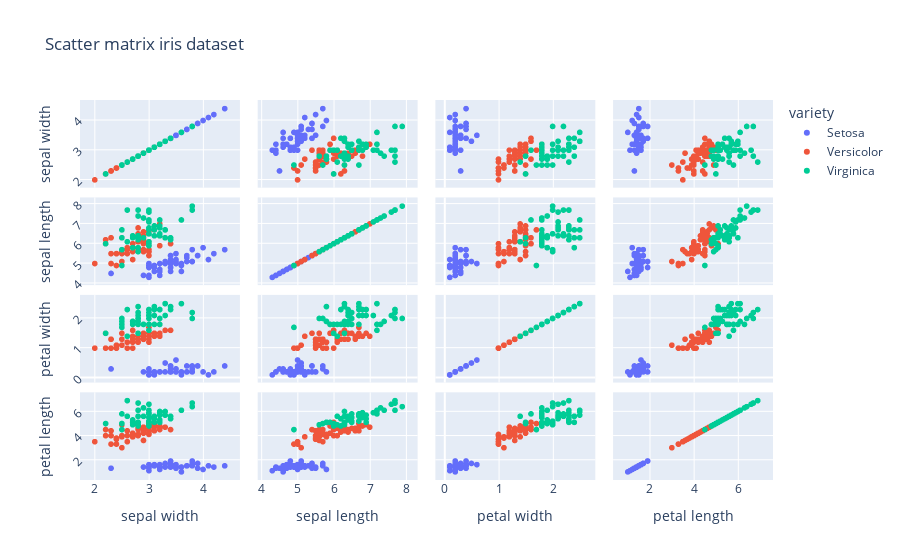

The notebook cell this image was saved under:
### Code cell
scattermatrix = px.scatter_matrix(iris,
                                  dimensions=["sepal.width", "sepal.length", "petal.width", "petal.length"], 
                                  color='variety', 
                                 title='Scatter matrix iris dataset',
                                 labels={col:col.replace('.',' ') for col in iris.columns})
scattermatrix.update_layout()
scattermatrix

### Figure 1 — Plotly figure (JSON) as saved in the notebook; plotly's stock layout.template omitted (floating-point values rounded to 4 significant figures)
{"data": [{"dimensions": [{"axis": {"matches": true}, "label": "sepal width", "values": [3.5, 3, 3.2, 3.1, 3.6, 3.9, 3.4, 3.4, 2.9, 3.1, 3.7, 3.4, 3, 3, 4, 4.4, 3.9, 3.5, 3.8, 3.8, 3.4, 3.7, 3.6, 3.3, 3.4, 3, 3.4, 3.5, 3.4, 3.2, 3.1, 3.4, 4.1, 4.2, 3.1, 3.2, 3.5, 3.6, 3, 3.4, 3.5, 2.3, 3.2, 3.5, 3.8, 3, 3.8, 3.2, 3.7, 3.3]}, {"axis": {"matches": true}, "label": "sepal length", "values": [5.1, 4.9, 4.7, 4.6, 5, 5.4, 4.6, 5, 4.4, 4.9, 5.4, 4.8, 4.8, 4.3, 5.8, 5.7, 5.4, 5.1, 5.7, 5.1, 5.4, 5.1, 4.6, 5.1, 4.8, 5, 5, 5.2, 5.2, 4.7, 4.8, 5.4, 5.2, 5.5, 4.9, 5, 5.5, 4.9, 4.4, 5.1, 5, 4.5, 4.4, 5, 5.1, 4.8, 5.1, 4.6, 5.3, 5]}, {"axis": {"matches": true}, "label": "petal width", "values": [0.2, 0.2, 0.2, 0.2, 0.2, 0.4, 0.3, 0.2, 0.2, 0.1, 0.2, 0.2, 0.1, 0.1, 0.2, 0.4, 0.4, 0.3, 0.3, 0.3, 0.2, 0.4, 0.2, 0.5, 0.2, 0.2, 0.4, 0.2, 0.2, 0.2, 0.2, 0.4, 0.1, 0.2, 0.2, 0.2, 0.2, 0.1, 0.2, 0.2, 0.3, 0.3, 0.2, 0.6, 0.4, 0.3, 0.2, 0.2, 0.2, 0.2]}, {"axis": {"matches": true}, "label": "petal length", "values": [1.4, 1.4, 1.3, 1.5, 1.4, 1.7, 1.4, 1.5, 1.4, 1.5, 1.5, 1.6, 1.4, 1.1, 1.2, 1.5, 1.3, 1.4, 1.7, 1.5, 1.7, 1.5, 1, 1.7, 1.9, 1.6, 1.6, 1.5, 1.4, 1.6, 1.6, 1.5, 1.5, 1.4, 1.5, 1.2, 1.3, 1.4, 1.3, 1.5, 1.3, 1.3, 1.3, 1.6, 1.9, 1.4, 1.6, 1.4, 1.5, 1.4]}], "hovertemplate": "variety=Setosa<br>%{xaxis.title.text}=%{x}<br>%{yaxis.title.text}=%{y}<extra></extra>", "legendgroup": "Setosa", "marker": {"color": "#636efa", "symbol": "circle"}, "name": "Setosa", "showlegend": true, "type": "splom"}, {"dimensions": [{"axis": {"matches": true}, "label": "sepal width", "values": [3.2, 3.2, 3.1, 2.3, 2.8, 2.8, 3.3, 2.4, 2.9, 2.7, 2, 3, 2.2, 2.9, 2.9, 3.1, 3, 2.7, 2.2, 2.5, 3.2, 2.8, 2.5, 2.8, 2.9, 3, 2.8, 3, 2.9, 2.6, 2.4, 2.4, 2.7, 2.7, 3, 3.4, 3.1, 2.3, 3, 2.5, 2.6, 3, 2.6, 2.3, 2.7, 3, 2.9, 2.9, 2.5, 2.8]}, {"axis": {"matches": true}, "label": "sepal length", "values": [7, 6.4, 6.9, 5.5, 6.5, 5.7, 6.3, 4.9, 6.6, 5.2, 5, 5.9, 6, 6.1, 5.6, 6.7, 5.6, 5.8, 6.2, 5.6, 5.9, 6.1, 6.3, 6.1, 6.4, 6.6, 6.8, 6.7, 6, 5.7, 5.5, 5.5, 5.8, 6, 5.4, 6, 6.7, 6.3, 5.6, 5.5, 5.5, 6.1, 5.8, 5, 5.6, 5.7, 5.7, 6.2, 5.1, 5.7]}, {"axis": {"matches": true}, "label": "petal width", "values": [1.4, 1.5, 1.5, 1.3, 1.5, 1.3, 1.6, 1, 1.3, 1.4, 1, 1.5, 1, 1.4, 1.3, 1.4, 1.5, 1, 1.5, 1.1, 1.8, 1.3, 1.5, 1.2, 1.3, 1.4, 1.4, 1.7, 1.5, 1, 1.1, 1, 1.2, 1.6, 1.5, 1.6, 1.5, 1.3, 1.3, 1.3, 1.2, 1.4, 1.2, 1, 1.3, 1.2, 1.3, 1.3, 1.1, 1.3]}, {"axis": {"matches": true}, "label": "petal length", "values": [4.7, 4.5, 4.9, 4, 4.6, 4.5, 4.7, 3.3, 4.6, 3.9, 3.5, 4.2, 4, 4.7, 3.6, 4.4, 4.5, 4.1, 4.5, 3.9, 4.8, 4, 4.9, 4.7, 4.3, 4.4, 4.8, 5, 4.5, 3.5, 3.8, 3.7, 3.9, 5.1, 4.5, 4.5, 4.7, 4.4, 4.1, 4, 4.4, 4.6, 4, 3.3, 4.2, 4.2, 4.2, 4.3, 3, 4.1]}], "hovertemplate": "variety=Versicolor<br>%{xaxis.title.text}=%{x}<br>%{yaxis.title.text}=%{y}<extra></extra>", "legendgroup": "Versicolor", "marker": {"color": "#EF553B", "symbol": "circle"}, "name": "Versicolor", "showlegend": true, "type": "splom"}, {"dimensions": [{"axis": {"matches": true}, "label": "sepal width", "values": [3.3, 2.7, 3, 2.9, 3, 3, 2.5, 2.9, 2.5, 3.6, 3.2, 2.7, 3, 2.5, 2.8, 3.2, 3, 3.8, 2.6, 2.2, 3.2, 2.8, 2.8, 2.7, 3.3, 3.2, 2.8, 3, 2.8, 3, 2.8, 3.8, 2.8, 2.8, 2.6, 3, 3.4, 3.1, 3, 3.1, 3.1, 3.1, 2.7, 3.2, 3.3, 3, 2.5, 3, 3.4, 3]}, {"axis": {"matches": true}, "label": "sepal length", "values": [6.3, 5.8, 7.1, 6.3, 6.5, 7.6, 4.9, 7.3, 6.7, 7.2, 6.5, 6.4, 6.8, 5.7, 5.8, 6.4, 6.5, 7.7, 7.7, 6, 6.9, 5.6, 7.7, 6.3, 6.7, 7.2, 6.2, 6.1, 6.4, 7.2, 7.4, 7.9, 6.4, 6.3, 6.1, 7.7, 6.3, 6.4, 6, 6.9, 6.7, 6.9, 5.8, 6.8, 6.7, 6.7, 6.3, 6.5, 6.2, 5.9]}, {"axis": {"matches": true}, "label": "petal width", "values": [2.5, 1.9, 2.1, 1.8, 2.2, 2.1, 1.7, 1.8, 1.8, 2.5, 2, 1.9, 2.1, 2, 2.4, 2.3, 1.8, 2.2, 2.3, 1.5, 2.3, 2, 2, 1.8, 2.1, 1.8, 1.8, 1.8, 2.1, 1.6, 1.9, 2, 2.2, 1.5, 1.4, 2.3, 2.4, 1.8, 1.8, 2.1, 2.4, 2.3, 1.9, 2.3, 2.5, 2.3, 1.9, 2, 2.3, 1.8]}, {"axis": {"matches": true}, "label": "petal length", "values": [6, 5.1, 5.9, 5.6, 5.8, 6.6, 4.5, 6.3, 5.8, 6.1, 5.1, 5.3, 5.5, 5, 5.1, 5.3, 5.5, 6.7, 6.9, 5, 5.7, 4.9, 6.7, 4.9, 5.7, 6, 4.8, 4.9, 5.6, 5.8, 6.1, 6.4, 5.6, 5.1, 5.6, 6.1, 5.6, 5.5, 4.8, 5.4, 5.6, 5.1, 5.1, 5.9, 5.7, 5.2, 5, 5.2, 5.4, 5.1]}], "hovertemplate": "variety=Virginica<br>%{xaxis.title.text}=%{x}<br>%{yaxis.title.text}=%{y}<extra></extra>", "legendgroup": "Virginica", "marker": {"color": "#00cc96", "symbol": "circle"}, "name": "Virginica", "showlegend": true, "type": "splom"}], "layout": {"autosize": true, "dragmode": "select", "legend": {"title": {"text": "variety"}, "tracegroupgap": 0}, "title": {"text": "Scatter matrix iris dataset"}, "xaxis": {"autorange": true, "range": [1.532, 4.868], "type": "linear"}, "xaxis2": {"autorange": true, "range": [3.598, 8.602], "type": "linear"}, "xaxis3": {"autorange": true, "range": [-0.368, 2.968], "type": "linear"}, "xaxis4": {"autorange": true, "range": [-0.1504, 8.05], "type": "linear"}, "yaxis": {"autorange": true, "range": [1.532, 4.868], "tickangle": -45, "type": "linear"}, "yaxis2": {"autorange": true, "range": [3.598, 8.602], "tickangle": -45, "type": "linear"}, "yaxis3": {"autorange": true, "range": [-0.368, 2.968], "tickangle": -45, "type": "linear"}, "yaxis4": {"autorange": true, "range": [-0.1504, 8.05], "tickangle": -45, "type": "linear"}, "yaxis5": {"tickangle": -45}, "yaxis6": {"tickangle": -45}, "yaxis7": {"tickangle": -45}}}
